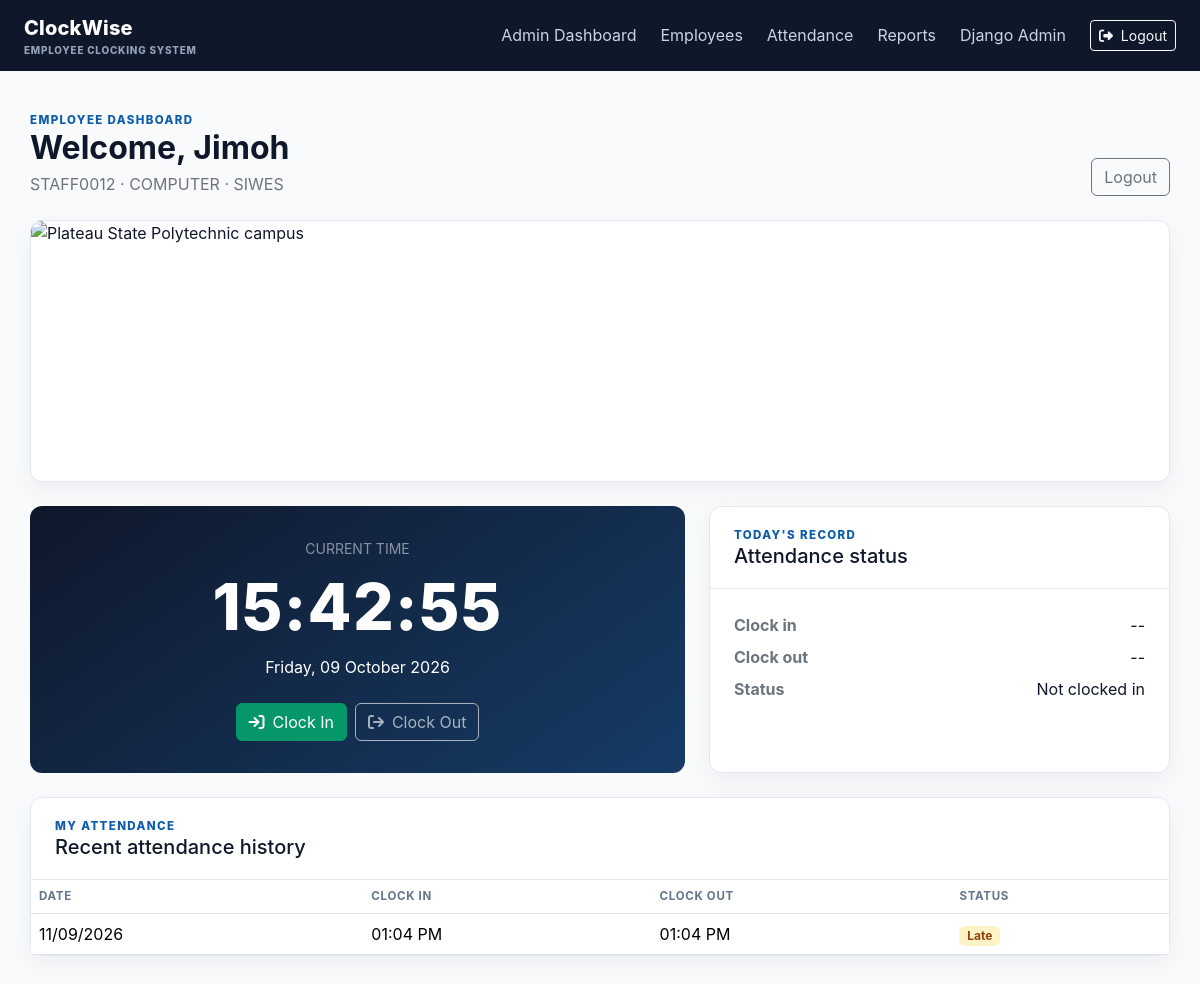
The page /dashboard/ (signed in) on the database its author committed.
### uploads/models.py (models this page shows, shortened)
class Employee(models.Model):
    ROLE_EMPLOYEE = 'employee'
    ROLE_ADMIN = 'admin'
    ROLE_CHOICES = ((ROLE_EMPLOYEE, 'Employee / Staff'), (ROLE_ADMIN, 'Administrator'))
    user = models.OneToOneField(User, on_delete=models.CASCADE, related_name='employee')
    staff_no = models.CharField(max_length=40, unique=True)
    department = models.CharField(max_length=120)
    designation = models.CharField(max_length=120)
    role = models.CharField(max_length=20, choices=ROLE_CHOICES, default=ROLE_EMPLOYEE)
    is_active = models.BooleanField(default=True)
    class Meta:
        ordering = ['staff_no']
    @property
    def display_name(self):
        return self.user.get_full_name() or self.user.username

class Attendance(models.Model):
    STATUS_PRESENT = 'present'
    STATUS_LATE = 'late'
    STATUS_CHOICES = ((STATUS_PRESENT, 'Present'), (STATUS_LATE, 'Late'))
    employee = models.ForeignKey(Employee, on_delete=models.CASCADE, related_name='attendance_records')
    attendance_date = models.DateField(default=timezone.localdate)
    clock_in_time = models.DateTimeField()
    clock_out_time = models.DateTimeField(null=True, blank=True)
    clock_in_face = models.FileField(upload_to='attendance_faces/', blank=True)
    clock_out_face = models.FileField(upload_to='attendance_faces/', blank=True)
    status = models.CharField(max_length=20, choices=STATUS_CHOICES)
    class Meta:
        ordering = ['-attendance_date', '-clock_in_time']
        constraints = [models.UniqueConstraint(fields=['employee', 'attendance_date'], name='one_attendance_per_employee_day')]

### uploads/views.py (the view)
# urls.py: path('dashboard/', dashboard, name='dashboard'),
@login_required
def dashboard(request):
    employee = getattr(request.user, 'employee', None)
    if is_admin(request.user) and (not employee or employee.role == Employee.ROLE_ADMIN):
        return redirect('admin_dashboard')
    if not employee:
        messages.error(request, 'Your account is not linked to an employee profile.')
        return redirect('logout')
    return render(request, 'dashboard.html', {
        'employee': employee,
        'today_record': _today_record(employee),
        'history': employee.attendance_records.all()[:10],
        'now': timezone.localtime(),
    })

### uploads/views.py (called while the page is built)
def is_admin(user):
    employee = getattr(user, 'employee', None)
    return user.is_authenticated and (user.is_superuser or getattr(employee, 'role', '') == Employee.ROLE_ADMIN)

def _today_record(employee):
    return Attendance.objects.filter(employee=employee, attendance_date=timezone.localdate()).first()

### templates/dashboard.html (shortened to what this page needs)
{% extends 'base.html' %}
{% block content %}
<div class="d-flex flex-wrap justify-content-between align-items-end gap-3 mb-4"><div><div class="eyebrow">Employee Dashboard</div><h1 class="h2 fw-bold mb-1">Welcome, {{ employee.display_name }}</h1><p class="text-secondary mb-0">{{ employee.staff_no }} · {{ employee.department }} · {{ employee.designation }}</p></div><a class="btn btn-outline-secondary" href="{% url 'logout' %}">Logout</a></div>
<div id="dashboardImages" class="carousel slide panel overflow-hidden mb-4" data-bs-ride="carousel" data-bs-interval="5000">
  <div class="carousel-indicators"><button type="button" data-bs-target="#dashboardImages" data-bs-slide-to="0" class="active" aria-current="true" aria-label="Dashboard image 1"></button><button type="button" data-bs-target="#dashboardImages" data-bs-slide-to="1" aria-label="Dashboard image 2"></button></div>
  <div class="carousel-inner"><div class="carousel-item active"><img src="https://i.imgur.com/cq6GQU2.jpeg" class="d-block w-100" style="height:260px;object-fit:cover" alt="Plateau State Polytechnic campus"></div></div>
  <button class="carousel-control-prev" type="button" data-bs-target="#dashboardImages" data-bs-slide="prev"><span class="carousel-control-prev-icon" aria-hidden="true"></span><span class="visually-hidden">Previous</span></button>
  <button class="carousel-control-next" type="button" data-bs-target="#dashboardImages" data-bs-slide="next"><span class="carousel-control-next-icon" aria-hidden="true"></span><span class="visually-hidden">Next</span></button>
</div>
<div class="row g-4 mb-4">
  <div class="col-lg-7"><div class="clock-face"><div class="small text-white-50 text-uppercase">Current time</div><div class="clock-time" id="clock">{{ now|date:'H:i:s' }}</div><div id="todayDate">{{ now|date:'l, d F Y' }}</div><div class="d-flex justify-content-center gap-2 mt-4"><button class="btn btn-success" type="button" data-clock-action="{% url 'clock_in' %}" data-action-label="Clock in" data-bs-toggle="modal" data-bs-target="#faceCheckModal" {% if today_record %}disabled{% endif %}><i class="fas fa-arrow-right-to-bracket me-2"></i>Clock In</button><button class="btn btn-outline-light" type="button" data-clock-action="{% url 'clock_out' %}" data-action-label="Clock out" data-bs-toggle="modal" data-bs-target="#faceCheckModal" {% if not today_record or today_record.clock_out_time %}disabled{% endif %}><i class="fas fa-arrow-right-from-bracket me-2"></i>Clock Out</button></div></div></div>
  <div class="col-lg-5"><div class="panel h-100"><div class="panel-header"><div class="eyebrow">Today's record</div><h2 class="h5 mb-0">Attendance status</h2></div><div class="panel-body"><dl class="row mb-0"><dt class="col-6 text-secondary">Clock in</dt><dd class="col-6 text-end">{% if today_record %}{{ today_record.clock_in_time|date:'h:i A' }}{% else %}--{% endif %}</dd><dt class="col-6 text-secondary">Clock out</dt><dd class="col-6 text-end">{% if today_record.clock_out_time %}{{ today_record.clock_out_time|date:'h:i A' }}{% else %}--{% endif %}</dd><dt class="col-6 text-secondary">Status</dt><dd class="col-6 text-end">{% if today_record %}<span class="badge {% if today_record.status == 'late' %}badge-late{% else %}badge-present{% endif %}">{{ today_record.get_status_display }}</span>{% else %}Not clocked in{% endif %}</dd></dl></div></div></div>
</div>
<div class="panel"><div class="panel-header"><div class="eyebrow">My attendance</div><h2 class="h5 mb-0">Recent attendance history</h2></div><div class="table-responsive"><table class="table align-middle mb-0"><thead><tr><th>Date</th><th>Clock In</th><th>Clock Out</th><th>Status</th></tr></thead><tbody>{% for record in history %}<tr><td>{{ record.attendance_date|date:'d/m/Y' }}</td><td>{{ record.clock_in_time|date:'h:i A' }}</td><td>{% if record.clock_out_time %}{{ record.clock_out_time|date:'h:i A' }}{% else %}--{% endif %}</td><td><span class="badge {% if record.status == 'late' %}badge-late{% else %}badge-present{% endif %}">{{ record.get_status_display }}</span></td></tr>{% empty %}<tr><td colspan="4" class="text-center text-secondary py-4">No attendance records yet.</td></tr>{% endfor %}</tbody></table></div></div>
{% endblock %}

### templates/base.html (style rules this page uses)
:root { --ink:#0f172a; --muted:#64748b; --blue:#0c5cab; --green:#059669; --line:#e2e8f0; --wash:#f8fafc; }
body { background:var(--wash); color:var(--ink); font-family:Inter,system-ui,sans-serif; }
.panel { background:#fff; border:1px solid var(--line); border-radius:12px; box-shadow:0 8px 24px rgba(15,23,42,.05); }
.panel-header { padding:1.25rem 1.5rem; border-bottom:1px solid var(--line); }
.panel-body { padding:1.5rem; }
.eyebrow { color:var(--blue); font-size:.72rem; font-weight:800; letter-spacing:.12em; text-transform:uppercase; }
.clock-face { background:linear-gradient(145deg,#0f172a,#163c67); color:#fff; border-radius:12px; padding:2rem; text-align:center; }
.clock-time { font-size:clamp(2.2rem,6vw,4rem); font-weight:800; letter-spacing:.02em; }
.btn-success { background:var(--green); border-color:var(--green); }
.table th { color:var(--muted); font-size:.72rem; text-transform:uppercase; letter-spacing:.06em; white-space:nowrap; }
.badge-late { background:#fef3c7; color:#92400e; }

### rows shown on the page
Employee: display_name "Jimoh", staff_no "STAFF0012", department "COMPUTER", designation "SIWES"
Attendance: attendance_date "11/09/2026", clock_in_time "01:04 PM", clock_out_time "01:04 PM", status "Late"
